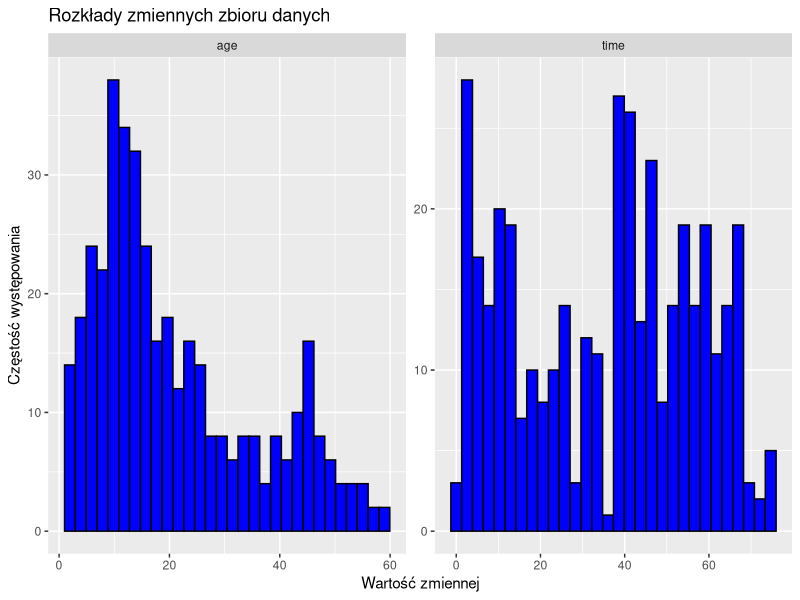
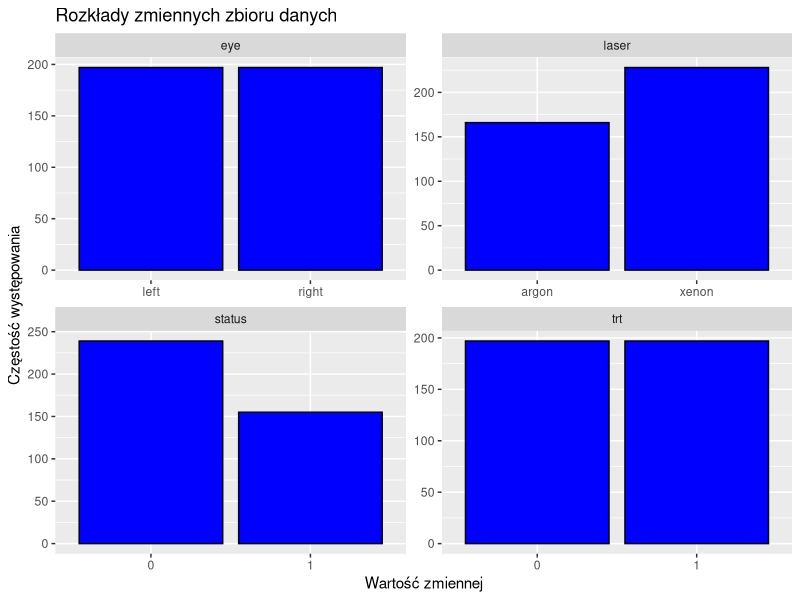
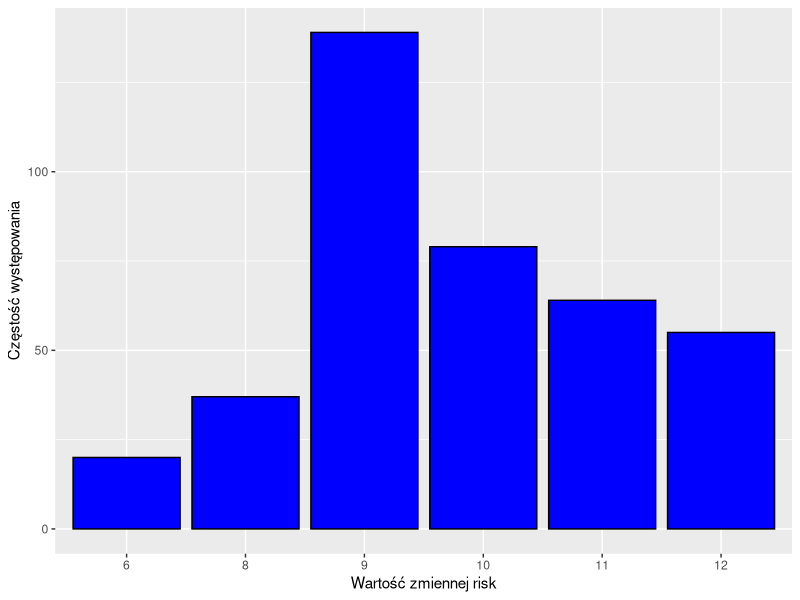
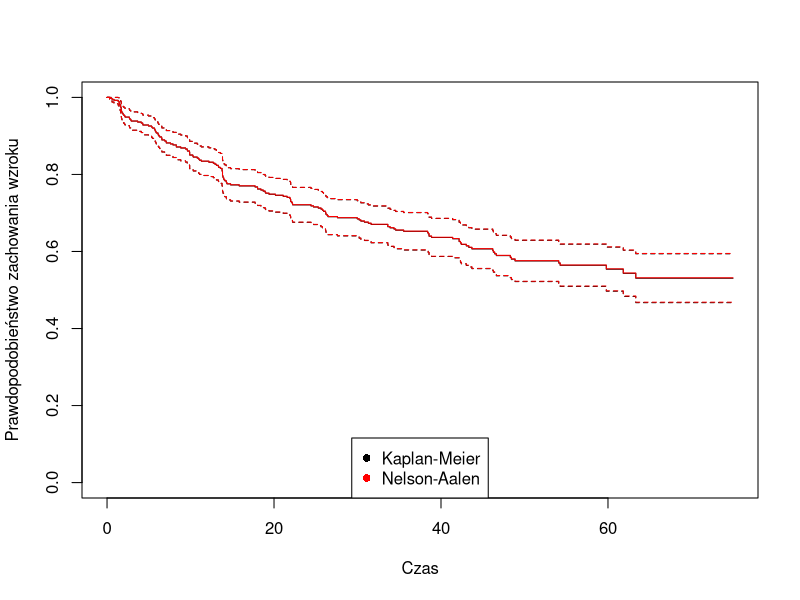
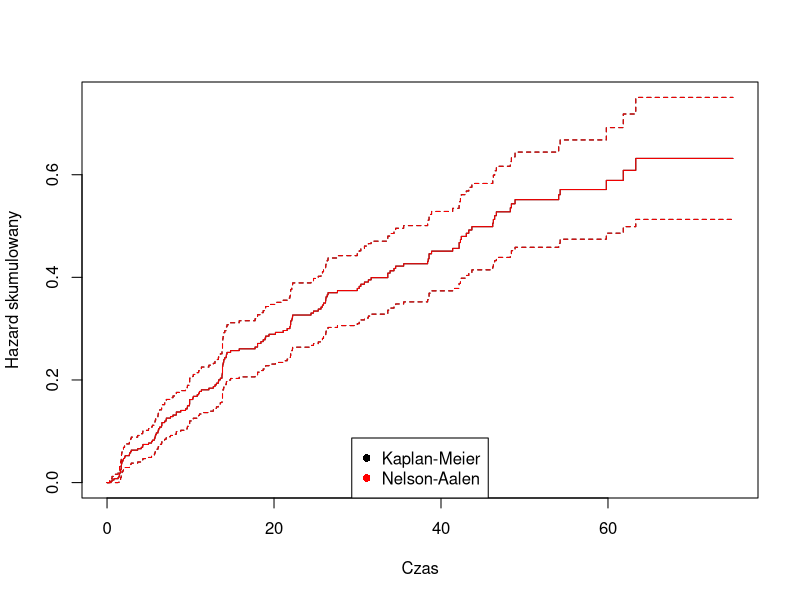
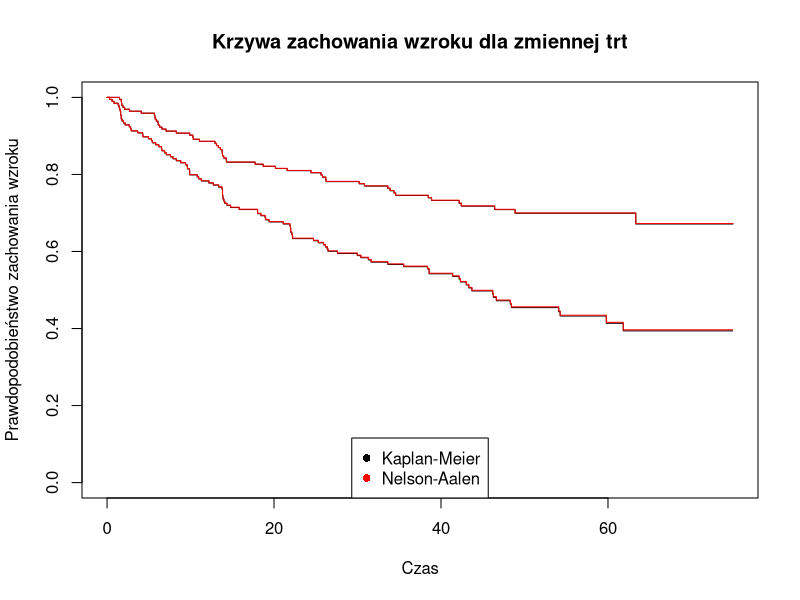
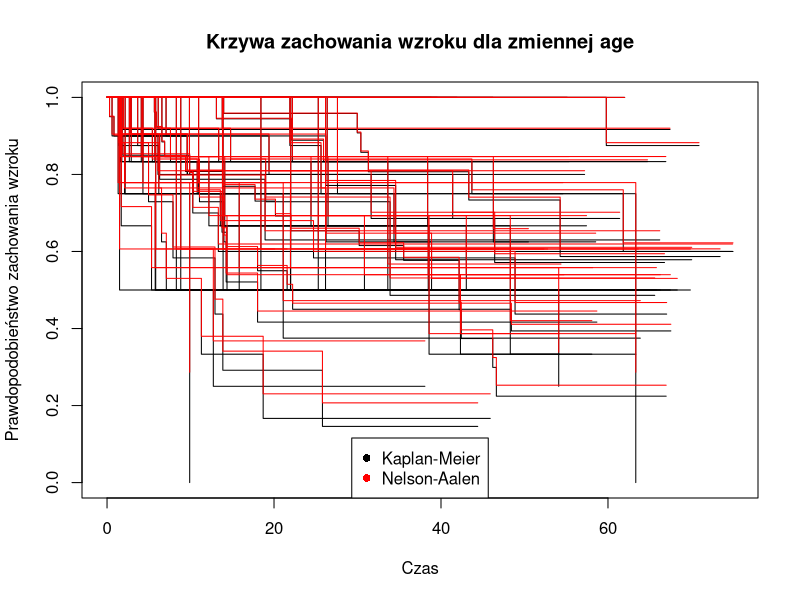
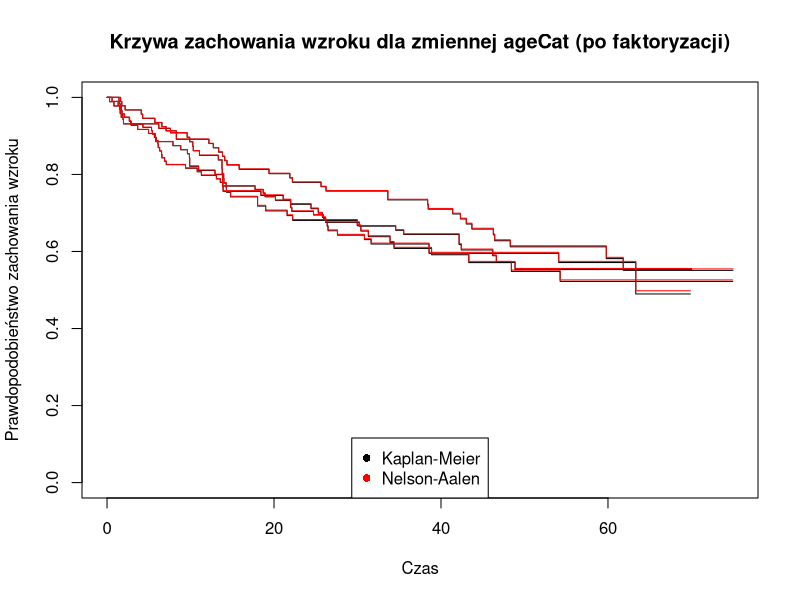

R code for these plots, in order:
## ---- chunk 1
library(survival)
library(survMisc)
library(gtools)
library(ggplot2)
library(dplyr)
library(tidyr)
## ---- chunk 2
diabetic <- survival::diabetic


summary(diabetic)
## ---- chunk 3

diabetic <- diabetic %>% mutate(trt = as.factor(as.character(trt)), risk = as.factor(risk))


## ---- chunk 4
sapply(diabetic, function(x) sum(is.na(x)))
## ---- chunk 5

diabetic.plot.hist = diabetic %>% dplyr::select(c(age, time))

plot1 <- ggplot(gather(diabetic.plot.hist), aes(x = value)) +  
  geom_histogram(colour = 1, fill = "blue", bins = 30)+
  ggtitle("Rozkłady zmiennych zbioru danych")+
  ylab("Częstość występowania")+
  xlab("Wartość zmiennej")+
  facet_wrap(~ key, scales = "free", ncol = 2)
plot1

diabetic.plot.bar = diabetic %>% dplyr::select(c(laser, eye, trt, status))

plot2 <- ggplot(gather(diabetic.plot.bar), aes(x = value)) +  
  geom_bar(colour = 1, fill = "blue")+
  ggtitle("Rozkłady zmiennych zbioru danych")+
  ylab("Częstość występowania")+
  xlab("Wartość zmiennej")+
  facet_wrap(~ key, scales = "free", ncol = 2)
plot2

ggplot(as.data.frame(table(diabetic$risk)), aes(x=Var1, y = Freq)) + geom_col(colour = 1, fill = "blue")+
    ylab("Częstość występowania")+
    xlab("Wartość zmiennej risk")

rm(diabetic.plot.bar)
rm(diabetic.plot.hist)
## ---- chunk 6
mod.1 <- survfit(Surv(time, status) ~ 1, conf.type="plain", data=diabetic)
mod.2 <- survfit(Surv(time, status) ~ 1, conf.type="plain", type="fleming-harrington", data=diabetic)

plot(mod.1, xlab="Czas", ylab="Prawdopodobieństwo zachowania wzroku", col = 'black', pch=16)
lines(mod.2, col="red", pch=16)
legend(x = 'bottom', legend = c('Kaplan-Meier','Nelson-Aalen'), col = c('black','red'), pch=16)
## ---- chunk 7
plot(mod.1, fun="cumhaz", xlab="Czas", ylab="Hazard skumulowany", col = 'black')
lines(mod.2, fun="cumhaz", col="red")
legend(x = 'bottom', legend = c('Kaplan-Meier','Nelson-Aalen'), col = c('black','red'), pch=16)

rm(mod.1)
rm(mod.2)
## ---- chunk 8
mod.km.trt <- survfit(Surv(time, status) ~ trt, conf.type="plain", data=diabetic)
mod.na.trt <- survfit(Surv(time, status) ~ trt, conf.type="plain", data=diabetic, type="fleming-harrington")

plot(mod.km.trt, xlab="Czas", ylab="Prawdopodobieństwo zachowania wzroku", col = 'black', main="Krzywa zachowania wzroku dla zmiennej trt")
lines(mod.na.trt, col="red")
legend(x = 'bottom', legend = c('Kaplan-Meier','Nelson-Aalen'), col = c('black','red'), pch=16)

mod.km.age <- survfit(Surv(time, status) ~ age, conf.type="plain", data=diabetic)
mod.na.age <- survfit(Surv(time, status) ~ age, conf.type="plain", data=diabetic, type="fleming-harrington")

plot(mod.km.age, xlab="Czas", ylab="Prawdopodobieństwo zachowania wzroku", col = 'black', main="Krzywa zachowania wzroku dla zmiennej age")
lines(mod.na.age, col="red")
legend(x = 'bottom', legend = c('Kaplan-Meier','Nelson-Aalen'), col = c('black','red'), pch=16)

## ---- chunk 9
diabetic$ageCat <- quantcut(diabetic$age,q=4)

mod.km.ageCat <- survfit(Surv(time, status) ~ ageCat, conf.type="plain", data=diabetic)
mod.na.ageCat <- survfit(Surv(time, status) ~ ageCat, conf.type="plain", data=diabetic, type="fleming-harrington")

plot(mod.km.ageCat, xlab="Czas", ylab="Prawdopodobieństwo zachowania wzroku", col = 'black', main="Krzywa zachowania wzroku dla zmiennej ageCat (po faktoryzacji)")
lines(mod.na.ageCat, col="red")
legend(x = 'bottom', legend = c('Kaplan-Meier','Nelson-Aalen'), col = c('black','red'), pch=16)
## ---- chunk 10
mod.km.laser <- survfit(Surv(time, status) ~ laser, conf.type="plain", data=diabetic)
mod.na.laser <- survfit(Surv(time, status) ~ laser, conf.type="plain", data=diabetic, type="fleming-harrington")

plot(mod.km.laser, xlab="Czas", ylab="Prawdopodobieństwo zachowania wzroku", col = c('black','grey'), main="Krzywa zachowania wzroku dla zmiennej laser")
lines(mod.na.laser, col=c('red','pink'))
legend(x = 'bottom', legend = c('Xenon Kaplan-Meier','Argon Kaplan-Meier','Xenon Nelson - Aalen','Argon Nelson - Aalen'), col = c('black','grey','red','pink'), pch=16)

mod.km.eye <- survfit(Surv(time, status) ~ eye, conf.type="plain", data=diabetic)
mod.na.eye <- survfit(Surv(time, status) ~ eye, conf.type="plain", data=diabetic, type="fleming-harrington")

plot(mod.km.eye, xlab="Czas", ylab="Prawdopodobieństwo zachowania wzroku", col = 'black', main="Krzywa zachowania wzroku dla zmiennej eye")
lines(mod.na.eye, col="red")
legend(x = 'bottom', legend = c('Kaplan-Meier','Nelson-Aalen'), col = c('black','red'), pch=16)

mod.km.risk <- survfit(Surv(time, status) ~ risk, conf.type="plain", data=diabetic)
mod.na.risk <- survfit(Surv(time, status) ~ risk, conf.type="plain", data=diabetic, type="fleming-harrington")

plot(mod.km.risk, xlab="Czas", ylab="Prawdopodobieństwo zachowania wzroku", col = 'black', main="Krzywa zachowania wzroku dla zmiennej risk")
lines(mod.na.risk, col="red")
legend(x = 'bottom', legend = c('Kaplan-Meier','Nelson-Aalen'), col = c('black','red'), pch=16)
plot(mod.km.risk, xlab="Czas", ylab="Prawdopodobieństwo zachowania wzroku", col = c('black','red','pink','grey','purple','green'), main="Krzywa zachowania wzroku dla zmiennej risk")
legend(x = 'bottom', legend = c('risk 6','risk 8','risk 9','risk 10','risk 11','risk 12'), col = c('black','red','pink','grey','purple','green'), pch=16)

## ---- chunk 11
km_by_trt <- survfit(Surv(time, status) ~ trt, conf.type="plain", data=diabetic)
plot(km_by_trt, col=c("blue", "red"),xlab="Czas",ylab="Prawdopodobieństwo przeżycia")
legend(10,0.3,c("no treatment", "laser"),lty=1, col=c("blue", "red"),bty="n")

test=survdiff(Surv(time, status) ~ trt, data=diabetic, rho=1)
print("Wyniki testu Peto-Peto")
test

test=survdiff(Surv(time, status) ~ trt, data=diabetic, rho=0)
print("Wyniki testu log-rank")
test 

t = ten(mod.km.trt)
comp(t,p=c(0,1,1,0.5,0.5),q=c(1,0,1,0.5,2))
a = attr(t, "lrt")

print("Wyniki pozostałych testów")
cbind(a$W, a$pNorm)
## ---- chunk 12


test=survdiff(Surv(time, status) ~ ageCat, data=diabetic, rho=1)
print("Wyniki testu Peto-Peto")
test 

test=survdiff(Surv(time, status) ~ ageCat, data=diabetic, rho=0)
print("Wyniki testu log-rank")
test 

t = ten(mod.km.ageCat)
comp(t,p=c(0,1,1,0.5,0.5),q=c(1,0,1,0.5,2))
a=attr(t, 'tft')

print("Wyniki pozostałych testów")
cbind(a$W, a$tft$pNorm)

## ---- chunk 13

km_by_eye <- survfit(Surv(time, status) ~ eye, conf.type="plain", data=diabetic)
plot(km_by_eye, col=c("blue", "red"),xlab="Czas",ylab="Prawdopodobieństwo przeżycia")
legend(10,0.3,c("left", "right"),lty=1, col=c("blue", "red"),bty="n")


test=survdiff(Surv(time, status) ~ eye, data=diabetic, rho=1)
print("Wyniki testu Peto-Peto")
test

test=survdiff(Surv(time, status) ~ eye, data=diabetic, rho=0)
print("Wyniki testu log-rank")
test  

t = ten(mod.km.eye)
comp(t,p=c(0,1,1,0.5,0.5),q=c(1,0,1,0.5,2))
a = attr(t, "sup")

print("Wyniki pozostałych testów")
cbind(a$W, a$pSupBr)

## ---- chunk 14
km_by_laser <- survfit(Surv(time, status) ~ laser, conf.type="plain", data=diabetic)
plot(km_by_laser, col=c("blue", "red"),xlab="Czas",ylab="Prawdopodobieństwo przeżycia")
legend(10,0.3,c("xenon", "argon"),lty=1, col=c("blue", "red"),bty="n")

test=survdiff(Surv(time, status) ~ laser, data=diabetic, rho=1)
print("Wyniki testu Peto-Peto")
test

test=survdiff(Surv(time, status) ~ laser, data=diabetic, rho=0)
print("Wyniki testu log-rank")
test  

t = ten(mod.km.laser)
comp(t,p=c(0,1,1,0.5,0.5),q=c(1,0,1,0.5,2))
a = attr(t, "sup")

print("Wyniki pozostałych testów")
cbind(a$W, a$pSupBr)
## ---- chunk 15

km_by_risk <- survfit(Surv(time, status) ~ risk, conf.type="plain", data=diabetic)
plot(km_by_risk, col=c("blue", "red", "green"
, "purple","grey", 'black'),xlab="Czas",ylab="Prawdopodobieństwo przeżycia")
legend(x='bottom',0.3,c("6", "8", "9", "10", "11", "12"),lty=1, col=c("blue", "red", "green"
, "purple","grey", 'black'),bty="n")

test=survdiff(Surv(time, status) ~ risk, data=diabetic, rho=1)
print("Wyniki testu Peto-Peto")
test

test=survdiff(Surv(time, status) ~ risk, data=diabetic, rho=0)
print("Wyniki testu log-rank")
test  

t = ten(mod.km.risk)
comp(t,p=c(0,1,1,0.5,0.5),q=c(1,0,1,0.5,2))
a = attr(t, "tft")

print("Wyniki pozostałych testów")
cbind(a$tft$W, a$tft$pNorm)
## ---- chunk 16
Cox=coxph(Surv(time, status)~laser+age+eye+trt+risk, data=diabetic)
summary(Cox)
library(MASS)
stepAIC(Cox,direction="backward")
## ---- chunk 17
Cox=coxph(Surv(time, status)~eye + trt + risk, data=diabetic)
summary(Cox)
## ---- chunk 18
rsq(Cox)
## ---- chunk 19
Prop=cox.zph(Cox,transform="identity")
print(Prop)
plot(Prop)

Prop=cox.zph(Cox,transform="rank")
print(Prop)

Prop=cox.zph(Cox,transform="km")
print(Prop)

reszty=resid(Cox, type="scaledsch")
Time=as.numeric(rownames(reszty))
zmienne=c('eye','trt','risk')
for (i in 1:3) 
{plot(log(Time), reszty[,i], xlab="ln(Czas)",main=zmienne[i],
      ylab="Skalowane reszty Schoenfelda",pch=20, cex=0.7)
  lines( smooth.spline(log(Time), reszty[,i] ), lwd=3 )
}
## ---- chunk 20
deviance <- residuals(Cox,type="deviance")
lin.pred <- Cox$linear.predictors
plot(lin.pred, deviance, xlab="Liniowy predyktor", ylab="Reszty odchyleń", cex=0.5, pch=20)
abline(h=3,lty=3)
diabetic$deviance <- deviance
to.del.1 <- which(diabetic$deviance>3)
## ---- chunk 21
df.beta <- residuals(Cox,type="dfbeta")
n <- dim(df.beta)[1]
obs.nr <- c(1:n)
for (j in 1:3) {
  plot(obs.nr, df.beta[,j], xlab="Numer jednostki", ylab="Przyrost oceny parametru", main=zmienne[j])
}
to.del.2 <- which(df.beta[,1] < (-0.01))
to.del.3 <- which(abs(df.beta[,2])>(0.01))
## ---- chunk 22
c <- sort(unique(c(to.del.1, to.del.2, to.del.3)))
diabetic.red <- diabetic[-c,] 
Cox2 <- coxph(Surv(time, status)~eye + trt + risk, data=diabetic.red)
stepAIC(Cox2,direction="backward")
